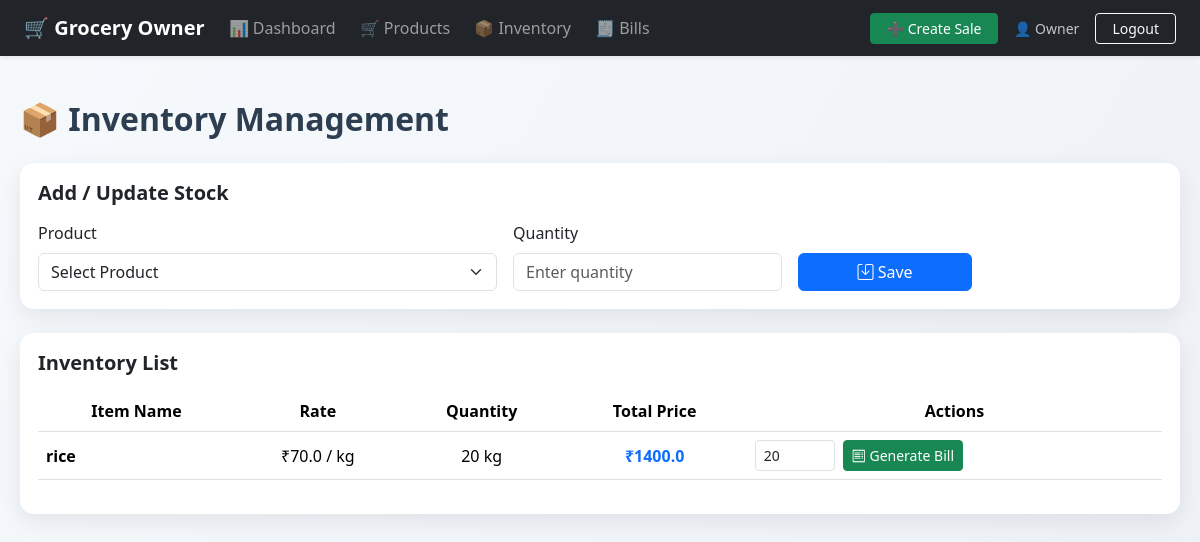
Page /inventory on the committed database.
### models.py (models this page shows)
class Inventory(db.Model):
    __tablename__ = 'inventory'
    inventory_id = db.Column(db.Integer, primary_key=True)
    product_id = db.Column(
        db.Integer,
        db.ForeignKey('products.product_id', ondelete='CASCADE'),
        nullable=False,
        unique=True
    )
    quantity = db.Column(db.Integer, nullable=False)
    sales = db.relationship(
        'SaleItem',
        backref='inventory',
        cascade='all, delete-orphan'
    )

class Product(db.Model):
    __tablename__ = 'products'
    product_id = db.Column(db.Integer, primary_key=True)
    product_name = db.Column(db.String(200), nullable=False)
    rate = db.Column(db.Float, nullable=False)
    unit = db.Column(db.String(50), nullable=False)  # kg / litre / pcs
    profit = db.Column(db.Float, nullable=False, default=0.0)
    inventory = db.relationship(
        'Inventory',
        backref='product',
        uselist=False,
        cascade='all, delete-orphan'
    )

### app.py (the view)
@app.route('/inventory')
def inventory():
    products = Product.query.all()
    inventory_items = Inventory.query.join(Product).all()
    return render_template("inventory.html", products=products, inventory_items=inventory_items)

### app.py (called while the page is built)
@app.before_request
def log_request_info():
    print(f"\n[{datetime.now().strftime('%Y-%m-%d %H:%M:%S')}] {request.method} {request.path}")
    if request.method == 'POST':
        print(f"POST Data: {dict(request.form)}")
    print("-" * 50)

### templates/inventory.html (shortened to what this page needs)
{% extends "base.html" %}
{% block content %}
{% include 'owner-navbar.html' %}
<div class="page-container">
<h2 class="page-title">📦 Inventory Management</h2>
<div class="section-card mb-4">
  <h5 class="fw-semibold mb-3">Add / Update Stock</h5>
  <form method="POST" action="/update_inventory" enctype="application/x-www-form-urlencoded">
    <div class="row g-3 align-items-end">
      <div class="col-md-5">
        <label class="form-label">Product</label>
        <select name="product_id" class="form-select" required>
          <option value="">Select Product</option>
        </select>
      </div>
      <div class="col-md-3">
        <label class="form-label">Quantity</label>
        <input type="number" name="quantity" class="form-control" placeholder="Enter quantity" min="0" required>
      </div>
      <div class="col-md-2 d-grid">
        <button type="submit" class="btn btn-primary">
          <i class="bi bi-save"></i> Save
        </button>
      </div>
    </div>
  </form>
</div>
<div class="section-card">
  <h5 class="fw-semibold mb-3">Inventory List</h5>
  <div class="table-responsive">
    <table class="table table-hover align-middle text-center">
      <thead>
        <tr>
          <th>Item Name</th>
          <th>Rate</th>
          <th>Quantity</th>
          <th>Total Price</th>
          <th>Actions</th>
        </tr>
      </thead>
      <tbody>
        {% if inventory_items %}
          {% for item in inventory_items %}
          <tr>
            <td class="text-start fw-semibold">{{ item.product.product_name }}</td>
            <td>₹{{ item.product.rate }} / {{ item.product.unit }}</td>
            <td>{{ item.quantity }} {{ item.product.unit }}</td>
            <td class="fw-bold text-primary">₹{{ item.quantity * item.product.rate }}</td>
            <td>
              <form method="POST" action="/generate_bill" enctype="application/x-www-form-urlencoded" class="d-flex gap-2 align-items-center">
                <input type="number" name="quantity" class="form-control form-control-sm"
                       placeholder="Qty" min="1" max="{{ item.quantity }}"
                       value="{{ item.quantity }}" style="width: 80px;" required>
                <button type="submit" class="btn btn-success btn-sm">
                  <i class="bi bi-receipt"></i> Generate Bill
                </button>
              </form>
            </td>
          </tr>
          {% endfor %}
        {% else %}
          <tr>
            <td colspan="5" class="text-muted py-4">
              No inventory items available. Add products and update stock.
            </td>
          </tr>
        {% endif %}
      </tbody>
    </table>
  </div>
</div>
</div>
{% endblock content %}

### templates/base.html (style rules this page uses)
body { background: linear-gradient(120deg,#f6f9fc,#eef2f7); font-family: "Segoe UI", sans-serif; }
.page-container { max-width: 1200px; margin: auto; padding: 20px; }
.page-title { font-weight: 700; color: #2c3e50; margin-bottom: 25px; }
.section-card { background: white; padding: 18px; border-radius: 14px; box-shadow: 0 8px 25px rgba(0,0,0,.08); margin-bottom: 25px; }
.table thead { background: #f8fafc; }

### rows in the picture
Inventory: product.product_name "rice", product.rate "70.0", product.unit "kg", quantity "20", item.quantity*item.product.rate "1400.0"
